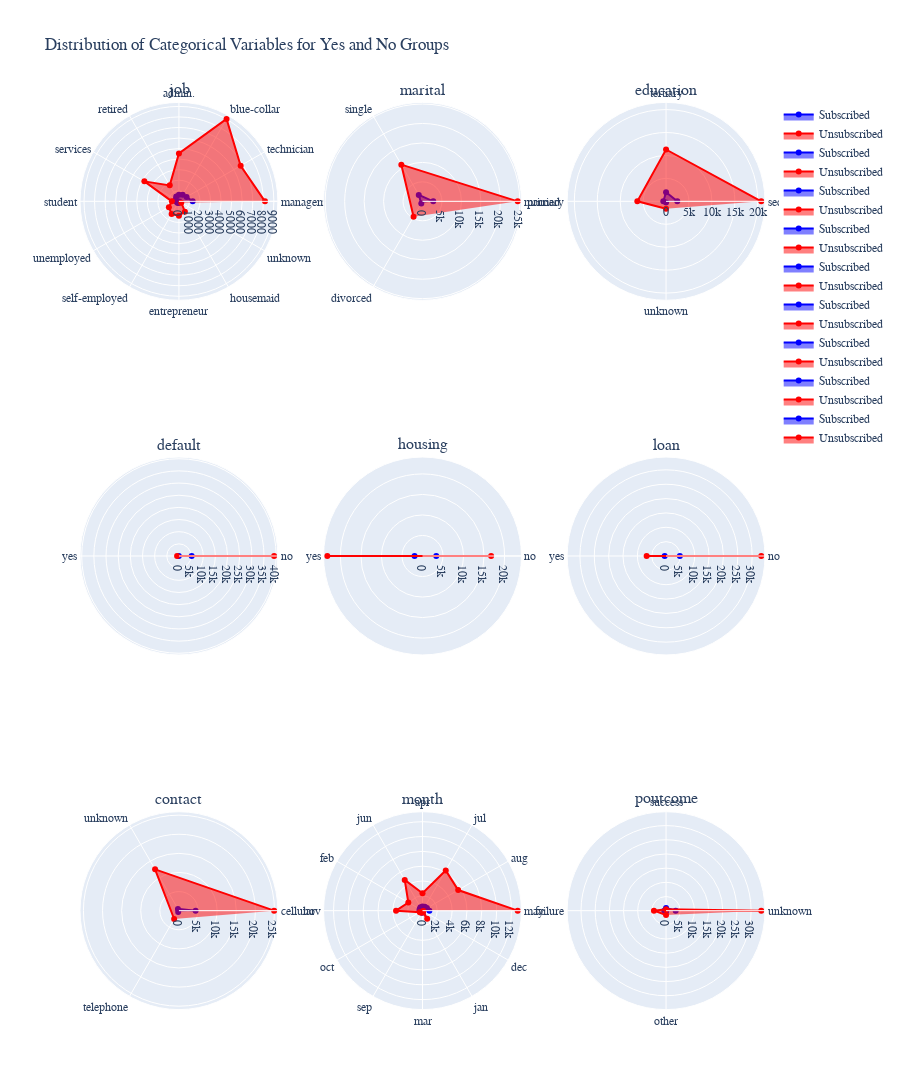

Notebook code cell kept with this figure:
### Code cell
import plotly.graph_objects as go
from plotly.subplots import make_subplots

# Define the categorical variables
categorical_variables = ['job', 'marital', 'education', 'default', 'housing', 'loan', 'contact', 'month', 'poutcome']

# Create subplots for radar charts
fig = make_subplots(rows=3, cols=3, subplot_titles=categorical_variables, specs=[[{'type': 'polar'}]*3]*3)

# Define colors for 'Subscribed' and 'Did not subscribe'
color_subscribed = 'blue'
color_not_subscribed = 'red'

# Iterate over each categorical variable and create radar chart
for i, variable in enumerate(categorical_variables, 1):
    # Calculate the count of each category for 'yes' and 'no' groups
    counts_yes = df[df['y'] == 'yes'][variable].value_counts()
    counts_no = df[df['y'] == 'no'][variable].value_counts()
    
    # Define categories and values for 'yes' and 'no' groups
    categories = counts_yes.index.tolist()
    values_yes = counts_yes.values.tolist()
    values_no = counts_no.reindex(categories, fill_value=0).values.tolist()

    # Add traces for 'yes' and 'no' groups
    fig.add_trace(go.Scatterpolar(
        r=values_yes,
        theta=categories,
        fill='toself',
        name='Subscribed',
        marker=dict(color=color_subscribed)
    ), row=(i-1)//3 + 1, col=(i-1)%3 + 1)

    fig.add_trace(go.Scatterpolar(
        r=values_no,
        theta=categories,
        fill='toself',
        name='Unsubscribed',
        marker=dict(color=color_not_subscribed)
    ), row=(i-1)//3 + 1, col=(i-1)%3 + 1)

# Update layout for the entire figure
fig.update_layout(
    polar=dict(
        radialaxis=dict(visible=True),
    ),
    title='Distribution of Categorical Variables for Yes and No Groups',
    height=1200,
    title_font=dict(family="Times New Roman"),  # Set title font family
    font=dict(family="Times New Roman")
)

# Show the plot
fig.show()

### Figure 1 — Plotly figure (JSON) as saved in the notebook; plotly's stock layout.template omitted (floating-point values rounded to 4 significant figures)
{"data": [{"fill": "toself", "marker": {"color": "blue"}, "name": "Subscribed", "r": [1301, 840, 708, 631, 516, 369, 269, 202, 187, 123, 109, 34], "subplot": "polar", "theta": ["management", "technician", "blue-collar", "admin.", "retired", "services", "student", "unemployed", "self-employed", "entrepreneur", "housemaid", "unknown"], "type": "scatterpolar"}, {"fill": "toself", "marker": {"color": "red"}, "name": "Unsubscribed", "r": [8157, 6757, 9024, 4540, 1748, 3785, 669, 1101, 1392, 1364, 1131, 254], "subplot": "polar", "theta": ["management", "technician", "blue-collar", "admin.", "retired", "services", "student", "unemployed", "self-employed", "entrepreneur", "housemaid", "unknown"], "type": "scatterpolar"}, {"fill": "toself", "marker": {"color": "blue"}, "name": "Subscribed", "r": [2755, 1912, 622], "subplot": "polar2", "theta": ["married", "single", "divorced"], "type": "scatterpolar"}, {"fill": "toself", "marker": {"color": "red"}, "name": "Unsubscribed", "r": [24459, 10878, 4585], "subplot": "polar2", "theta": ["married", "single", "divorced"], "type": "scatterpolar"}, {"fill": "toself", "marker": {"color": "blue"}, "name": "Subscribed", "r": [2450, 1996, 591, 252], "subplot": "polar3", "theta": ["secondary", "tertiary", "primary", "unknown"], "type": "scatterpolar"}, {"fill": "toself", "marker": {"color": "red"}, "name": "Unsubscribed", "r": [20752, 11305, 6260, 1605], "subplot": "polar3", "theta": ["secondary", "tertiary", "primary", "unknown"], "type": "scatterpolar"}, {"fill": "toself", "marker": {"color": "blue"}, "name": "Subscribed", "r": [5237, 52], "subplot": "polar4", "theta": ["no", "yes"], "type": "scatterpolar"}, {"fill": "toself", "marker": {"color": "red"}, "name": "Unsubscribed", "r": [39159, 763], "subplot": "polar4", "theta": ["no", "yes"], "type": "scatterpolar"}, {"fill": "toself", "marker": {"color": "blue"}, "name": "Subscribed", "r": [3354, 1935], "subplot": "polar5", "theta": ["no", "yes"], "type": "scatterpolar"}, {"fill": "toself", "marker": {"color": "red"}, "name": "Unsubscribed", "r": [16727, 23195], "subplot": "polar5", "theta": ["no", "yes"], "type": "scatterpolar"}, {"fill": "toself", "marker": {"color": "blue"}, "name": "Subscribed", "r": [4805, 484], "subplot": "polar6", "theta": ["no", "yes"], "type": "scatterpolar"}, {"fill": "toself", "marker": {"color": "red"}, "name": "Unsubscribed", "r": [33162, 6760], "subplot": "polar6", "theta": ["no", "yes"], "type": "scatterpolar"}, {"fill": "toself", "marker": {"color": "blue"}, "name": "Subscribed", "r": [4369, 530, 390], "subplot": "polar7", "theta": ["cellular", "unknown", "telephone"], "type": "scatterpolar"}, {"fill": "toself", "marker": {"color": "red"}, "name": "Unsubscribed", "r": [24916, 12490, 2516], "subplot": "polar7", "theta": ["cellular", "unknown", "telephone"], "type": "scatterpolar"}, {"fill": "toself", "marker": {"color": "blue"}, "name": "Subscribed", "r": [925, 688, 627, 577, 546, 441, 403, 323, 269, 248, 142, 100], "subplot": "polar8", "theta": ["may", "aug", "jul", "apr", "jun", "feb", "nov", "oct", "sep", "mar", "jan", "dec"], "type": "scatterpolar"}, {"fill": "toself", "marker": {"color": "red"}, "name": "Unsubscribed", "r": [12841, 5559, 6268, 2355, 4795, 2208, 3567, 415, 310, 229, 1261, 114], "subplot": "polar8", "theta": ["may", "aug", "jul", "apr", "jun", "feb", "nov", "oct", "sep", "mar", "jan", "dec"], "type": "scatterpolar"}, {"fill": "toself", "marker": {"color": "blue"}, "name": "Subscribed", "r": [3386, 978, 618, 307], "subplot": "polar9", "theta": ["unknown", "success", "failure", "other"], "type": "scatterpolar"}, {"fill": "toself", "marker": {"color": "red"}, "name": "Unsubscribed", "r": [33573, 533, 4283, 1533], "subplot": "polar9", "theta": ["unknown", "success", "failure", "other"], "type": "scatterpolar"}], "layout": {"annotations": [{"font": {"size": 16}, "showarrow": false, "text": "job", "x": 0.1444, "xanchor": "center", "xref": "paper", "y": 1, "yanchor": "bottom", "yref": "paper"}, {"font": {"size": 16}, "showarrow": false, "text": "marital", "x": 0.5, "xanchor": "center", "xref": "paper", "y": 1, "yanchor": "bottom", "yref": "paper"}, {"font": {"size": 16}, "showarrow": false, "text": "education", "x": 0.8556, "xanchor": "center", "xref": "paper", "y": 1, "yanchor": "bottom", "yref": "paper"}, {"font": {"size": 16}, "showarrow": false, "text": "default", "x": 0.1444, "xanchor": "center", "xref": "paper", "y": 0.6111, "yanchor": "bottom", "yref": "paper"}, {"font": {"size": 16}, "showarrow": false, "text": "housing", "x": 0.5, "xanchor": "center", "xref": "paper", "y": 0.6111, "yanchor": "bottom", "yref": "paper"}, {"font": {"size": 16}, "showarrow": false, "text": "loan", "x": 0.8556, "xanchor": "center", "xref": "paper", "y": 0.6111, "yanchor": "bottom", "yref": "paper"}, {"font": {"size": 16}, "showarrow": false, "text": "contact", "x": 0.1444, "xanchor": "center", "xref": "paper", "y": 0.2222, "yanchor": "bottom", "yref": "paper"}, {"font": {"size": 16}, "showarrow": false, "text": "month", "x": 0.5, "xanchor": "center", "xref": "paper", "y": 0.2222, "yanchor": "bottom", "yref": "paper"}, {"font": {"size": 16}, "showarrow": false, "text": "poutcome", "x": 0.8556, "xanchor": "center", "xref": "paper", "y": 0.2222, "yanchor": "bottom", "yref": "paper"}], "font": {"family": "Times New Roman"}, "height": 1200, "polar": {"domain": {"x": [0, 0.2889], "y": [0.7778, 1]}, "radialaxis": {"visible": true}}, "polar2": {"domain": {"x": [0.3556, 0.6444], "y": [0.7778, 1]}}, "polar3": {"domain": {"x": [0.7111, 1], "y": [0.7778, 1]}}, "polar4": {"domain": {"x": [0, 0.2889], "y": [0.3889, 0.6111]}}, "polar5": {"domain": {"x": [0.3556, 0.6444], "y": [0.3889, 0.6111]}}, "polar6": {"domain": {"x": [0.7111, 1], "y": [0.3889, 0.6111]}}, "polar7": {"domain": {"x": [0, 0.2889], "y": [0, 0.2222]}}, "polar8": {"domain": {"x": [0.3556, 0.6444], "y": [0, 0.2222]}}, "polar9": {"domain": {"x": [0.7111, 1], "y": [0, 0.2222]}}, "title": {"font": {"family": "Times New Roman"}, "text": "Distribution of Categorical Variables for Yes and No Groups"}}}
